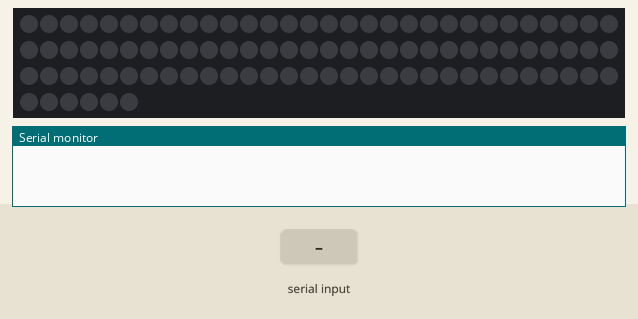
The sketch below on a simulated Arduino Uno, built with avr-gcc and run on an emulated ATmega328P. On the bench: 96 RGB LEDs in strip order, left to right, continuing on the next row, the last lines printed to the serial monitor. The test bench sets the inputs (shaded band).

Above: at 1.2 s.
1.3 s: "t" received over Serial
At 2.0 s:
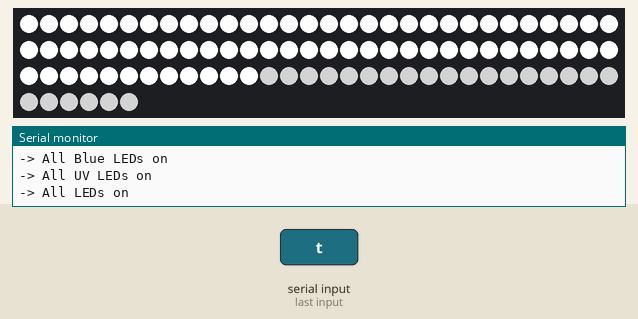
At 3.4 s:
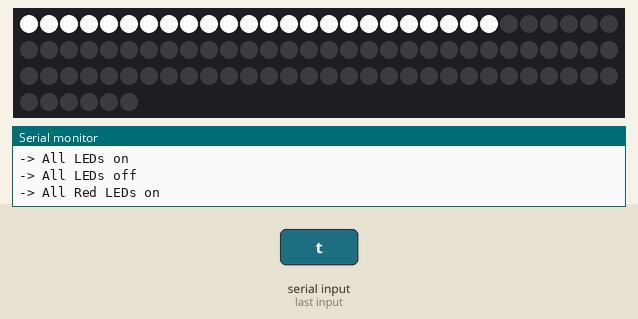
Timing chart, 0 to 4.9 s (numbered marks = the images above; inputs shaded):
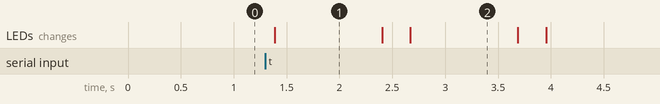

Measured:
- after the input at 1.3 s, the LEDs: change after 0.09 s (image 1)
- what the display in image 1 shows lasts 1.0 s, from 1.4 s to 2.4 s

The sketch:

V2.3.ino
```cpp
#include "Stimuli_Functions.h"


/* -----------------------------------------------------------------------------------
                                 Internal methods
 ------------------------------------------------------------------------------------*/

void setup(){

// Initialise the serial communication with PC
  Serial.begin(BaudRate);

// Initialise the Adafruit TLC driver
  tlc.begin();
  tlc.write();

// Set pins

}

/* ----------------------------------------------------------------------------------*/
/* -------------------------------- Turn all LED off --------------------------------*/


/* ----------------------------------------------------------------------------------*/
/* ------------------------------ Play Stimulus Array -------------------------------*/


/* ----------------------------------------------------------------------------------*/
/* ----------------------------------- Main Loop ------------------------------------*/

void loop(){


// Check if command received from PC
  if(Serial.available()) {
    sCmd = Serial.read();

// Execute command
    switch (sCmd) {

      case '0':
        // All LEDs off
        Off();
      break;

      case '+':
        // All LEDs on
        On();
      break;

      case 'r':
        // All Red LEDs on
        Red();
      break;

      case 'g':
        // All Green LEDs on
        Green();
      break;

      case 'b':
        // All Blue LEDs ofn
        Blue();
      break;

      case 'u':
        // All UV LEDs on
        UV();
      break;

      case 'c':
        Red();
        delay(1000);
        Green();
        delay(1000);
       Blue();
        delay(1000);
       Off();
      break;

      case 'a':
        Colours();
      break;

      case 't':
        Try();
      break;

      case 'o':
        OKR();
      break;
    }
  }
}
```

Internal_Functions.h
```cpp
/* Global variables */
char           sCmd;                        // Serial monitor
word           BaudRate      = 115200;      // Baud Rate


#include <SPI.h>                            // Include the arduino serial port interface library
#include "Adafruit_TLC5947.h"               // Include the Adafruit TLC5947 libvrary. For better result one may change the number of channel defined in the Adafruit_TLC5947.cpp library


    #define   data           18             // SPI connection, DIN connected to pin MOSI/18
    #define   clock           5             // SPI connection, CLK connected to pin SCK/5
    #define   latch          21             // SPI connection, LAT connected to pin 21
    #define   oe             25             // Optional feature to prevent LED to light up when powering up the TLC board connected to pin A1/DAC1


    Adafruit_TLC5947 tlc = Adafruit_TLC5947(4, clock, data, latch);

int            R_maxvalue       = 4095;
int            G_maxvalue       = 4095;
int            B_maxvalue       = 4095;
int            U_maxvalue       = 2047;

int            midvalue       = 2047;
```

LED_Values.h
```cpp
int            R_0_N          = 0;
int            R_0_NE         = 1;
int            R_0_E          = 2;
int            R_0_SE         = 3;
int            R_0_S          = 4;
int            R_0_SW         = 5;
int            R_0_W          = 6;
int            R_0_NW         = 7;
int            R_30_N         = 8;
int            R_30_NE        = 9;
int            R_30_E         = 10;
int            R_30_SE        = 11;
int            R_30_S         = 12;
int            R_30_SW        = 13;
int            R_30_W         = 14;
int            R_30_NW        = 15;
int            R_60_N         = 16;
int            R_60_NE        = 17;
int            R_60_E         = 18;
int            R_60_SE        = 19;
int            R_60_S         = 20;
int            R_60_SW        = 21;
int            R_60_W         = 22;
int            R_60_NW        = 23;

int            G_0_N          = 0 + 24;
int            G_0_NE         = 1 + 24;
int            G_0_E          = 2 + 24;
int            G_0_SE         = 3 + 24;
int            G_0_S          = 4 + 24;
int            G_0_SW         = 5 + 24;
int            G_0_W          = 6 + 24;
int            G_0_NW         = 7 + 24;
int            G_30_N         = 8 + 24;
int            G_30_NE        = 9 + 24;
int            G_30_E         = 10 + 24;
int            G_30_SE        = 11 + 24;
int            G_30_S         = 12 + 24;
int            G_30_SW        = 13 + 24;
int            G_30_W         = 14 + 24;
int            G_30_NW        = 15 + 24;
int            G_60_N         = 16 + 24;
int            G_60_NE        = 17 + 24;
int            G_60_E         = 18 + 24;
int            G_60_SE        = 19 + 24;
int            G_60_S         = 20 + 24;
int            G_60_SW        = 21 + 24;
int            G_60_W         = 22 + 24;
int            G_60_NW        = 23 + 24;

int            B_0_N          = 0 + 2*24;
int            B_0_NE         = 1 + 2*24;
int            B_0_E          = 2 + 2*24;
int            B_0_SE         = 3 + 2*24;
int            B_0_S          = 4 + 2*24;
int            B_0_SW         = 5 + 2*24;
int            B_0_W          = 6 + 2*24;
int            B_0_NW         = 7 + 2*24;
int            B_30_N         = 8 + 2*24;
int            B_30_NE        = 9 + 2*24;
int            B_30_E         = 10 + 2*24;
int            B_30_SE        = 11 + 2*24;
int            B_30_S         = 12 + 2*24;
int            B_30_SW        = 13 + 2*24;
int            B_30_W         = 14 + 2*24;
int            B_30_NW        = 15 + 2*24;
int            B_60_N         = 16 + 2*24;
int            B_60_NE        = 17 + 2*24;
int            B_60_E         = 18 + 2*24;
int            B_60_SE        = 19 + 2*24;
int            B_60_S         = 20 + 2*24;
int            B_60_SW        = 21 + 2*24;
int            B_60_W         = 22 + 2*24;
int            B_60_NW        = 23 + 2*24;

int            U_0_N          = 0 + 3*24;
int            U_0_NE         = 1 + 3*24;
int            U_0_E          = 2 + 3*24;
int            U_0_SE         = 3 + 3*24;
int            U_0_S          = 4 + 3*24;
int            U_0_SW         = 5 + 3*24;
int            U_0_W          = 6 + 3*24;
int            U_0_NW         = 7 + 3*24;
int            U_30_N         = 8 + 3*24;
int            U_30_NE        = 9 + 3*24;
int            U_30_E         = 10 + 3*24;
int            U_30_SE        = 11 + 3*24;
int            U_30_S         = 12 + 3*24;
int            U_30_SW        = 13 + 3*24;
int            U_30_W         = 14 + 3*24;
int            U_30_NW        = 15 + 3*24;
int            U_60_N         = 16 + 3*24;
int            U_60_NE        = 17 + 3*24;
int            U_60_E         = 18 + 3*24;
int            U_60_SE        = 19 + 3*24;
int            U_60_S         = 20 + 3*24;
int            U_60_SW        = 21 + 3*24;
int            U_60_W         = 22 + 3*24;
int            U_60_NW        = 23 + 3*24;


//
//array Red_Array ={
//R_0_N, R_0_NE, R_0_E, R_0_SE, R_0_S, R_0_SW, R_0_W, R_0_NW,
//R_30_N, R_30_NE, R_30_E, R_30_SE, R_30_S, R_30_SW, R_30_W, R_30_NW,
//R_60_N, R_60_NE, R_60_E, R_60_SE, R_60_S, R_60_SW, R_60_W, R_60_NW,
//};
//
//array Green_Array ={
//G_0_N, G_0_NE, G_0_E, G_0_SE, G_0_S, G_0_SW, G_0_W, G_0_NW,
//G_30_N, G_30_NE, G_30_E, G_30_SE, G_30_S, G_30_SW, G_30_W, G_30_NW,
//G_60_N, G_60_NE, G_60_E, G_60_SE, G_60_S, G_60_SW, G_60_W, G_60_NW,
//};
//
//array Blue_Array ={
//B_0_N, B_0_NE, B_0_E, B_0_SE, B_0_S, B_0_SW, B_0_W, B_0_NW,
//B_30_N, B_30_NE, B_30_E, B_30_SE, B_30_S, B_30_SW, B_30_W, B_30_NW,
//B_60_N, B_60_NE, B_60_E, B_60_SE, B_60_S, B_60_SW, B_60_W, B_60_NW,
//};
//
//array UV_Array ={
//U_0_N, U_0_NE, U_0_E, U_0_SE, U_0_S, U_0_SW, U_0_W, U_0_NW,
//U_30_N, U_30_NE, U_30_E, U_30_SE, U_30_S, U_30_SW, U_30_W, U_30_NW,
//U_60_N, U_60_NE, U_60_E, U_60_SE, U_60_S, U_60_SW, U_60_W, U_60_NW,
//};
//
//// // // // // // // // // // // // // // // // // // // // // // //
//
//array Red_0_Array ={
//R_0_N, R_0_NE, R_0_E, R_0_SE, R_0_S, R_0_SW, R_0_W, R_0_NW
//};
//
//array Green_0_Array ={
//G_0_N, G_0_NE, G_0_E, G_0_SE, G_0_S, G_0_SW, G_0_W, G_0_NW
//};
//
//array Blue_0_Array ={
//B_0_N, B_0_NE, B_0_E, B_0_SE, B_0_S, B_0_SW, B_0_W, B_0_NW
//};
//
//array UV_0_Array ={
//U_0_N, U_0_NE, U_0_E, U_0_SE, U_0_S, U_0_SW, U_0_W, U_0_NW
//};
//
//// // // // // // // // // // // // // // // // // // // // // // //
//
//array Red_30_Array ={
//R_30_N, R_30_NE, R_30_E, R_30_SE, R_30_S, R_30_SW, R_30_W, R_30_NW
//};
//
//array Green_30_Array ={
//G_30_N, G_30_NE, G_30_E, G_30_SE, G_30_S, G_30_SW, G_30_W, G_30_NW
//};
//
//array Blue_30_Array ={
//B_30_N, B_30_NE, B_30_E, B_30_SE, B_30_S, B_30_SW, B_30_W, B_30_NW
//};
//
//array UV_30_Array ={
//U_30_N, U_30_NE, U_30_E, U_30_SE, U_30_S, U_30_SW, U_30_W, U_30_NW
//};
//
//// // // // // // // // // // // // // // // // // // // // // // //
//
//array Red_60_Array ={
//R_60_N, R_60_NE, R_60_E, R_60_SE, R_60_S, R_60_SW, R_60_W, R_60_NW
//};
//
//array Green_60_Array ={
//G_60_N, G_60_NE, G_60_E, G_60_SE, G_60_S, G_60_SW, G_60_W, G_60_NW
//};
//
//array Blue_60_Array ={
//B_60_N, B_60_NE, B_60_E, B_60_SE, B_60_S, B_60_SW, B_60_W, B_60_NW
//};
//
//array UV_60_Array ={
//U_60_N, U_60_NE, U_60_E, U_60_SE, U_60_S, U_60_SW, U_60_W, U_60_NW
//};
```

Source omitted: Stimuli_Functions.h (12554 bytes)
